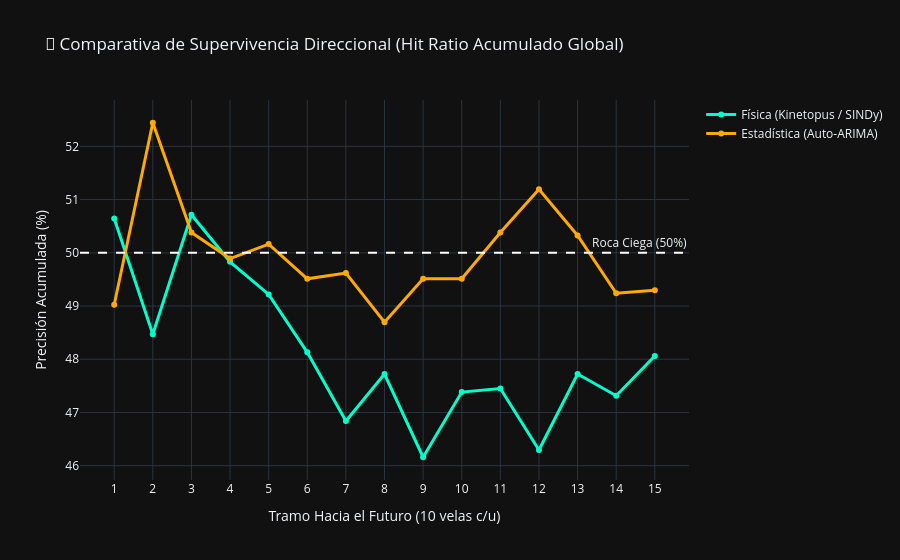

This figure's notebook cell:
### Markdown cell above
### 🥊 Módulo 6: Duelo de Titanes (SINDy vs Auto-ARIMA)\n
Aquí enfrentamos a la Física Computacional (Kinetopus) contra la Estadística Tradicional (Auto-ARIMA).\n
Cargamos ambas bases de datos simuladas bajo las mismas condiciones de aislamiento (Walk-Forward) y comparamos su Hit Ratio Acumulado global para ver en qué momento el modelo estadístico se rinde y se aplana, mientras que la física sigue la onda.

### Code cell
import os

db_sindy = 'macro_backtest_db.csv'
db_arima = 'macro_backtest_predictive_db.csv'

if os.path.exists(db_sindy) and os.path.exists(db_arima):
    df_s = pd.read_csv(db_sindy)
    df_a = pd.read_csv(db_arima)
    
    df_s = df_s[df_s['Validez'] == 'OK']
    df_a = df_a[df_a['Validez'] == 'OK']
    
    if not df_s.empty and not df_a.empty and 'CumHit_B1' in df_s.columns and 'CumHit_B1' in df_a.columns:
        cum_cols = [f'CumHit_B{i}' for i in range(1, 16)]
        
        # Promedio global de Hit Ratio por Tramo\n
        s_median = df_s[cum_cols].mean() * 100
        a_median = df_a[cum_cols].mean() * 100
        
        compare_df = pd.DataFrame({
            'Tramo_Futuro': range(1, 16),
            'SINDy_CumHit': s_median.values,
            'ARIMA_CumHit': a_median.values
        })
        
        fig = go.Figure()
        fig.add_trace(go.Scatter(x=compare_df['Tramo_Futuro'], y=compare_df['SINDy_CumHit'],
                                 mode='lines+markers', name='Física (Kinetopus / SINDy)', line=dict(color='#00ffcc', width=3)))
        fig.add_trace(go.Scatter(x=compare_df['Tramo_Futuro'], y=compare_df['ARIMA_CumHit'],
                                 mode='lines+markers', name='Estadística (Auto-ARIMA)', line=dict(color='#ffaa00', width=3)))
        
        fig.update_layout(title="🥊 Comparativa de Supervivencia Direccional (Hit Ratio Acumulado Global)",
                          xaxis_title="Tramo Hacia el Futuro (10 velas c/u)",
                          yaxis_title="Precisión Acumulada (%)",
                          template='plotly_dark')
        fig.add_hline(y=50, line_dash="dash", line_color="white", annotation_text="Roca Ciega (50%)")
        fig.update_xaxes(dtick=1)
        fig.show()
    else:
        print("⚠️ Las bases de datos no tienen las columnas necesarias o están vacías.")
else:
    print("⚠️ Aún no has generado la base de datos de ARIMA. Ve al Notebook 1C y córrelo.")

### Figure 1 — Plotly figure (JSON) as saved in the notebook; plotly's stock layout.template omitted (floating-point values rounded to 4 significant figures)
{"data": [{"line": {"color": "#00ffcc", "width": 3}, "mode": "lines+markers", "name": "Física (Kinetopus / SINDy)", "type": "scatter", "x": [1, 2, 3, 4, 5, 6, 7, 8, 9, 10, 11, 12, 13, 14, 15], "y": [50.65, 48.47, 50.71, 49.83, 49.22, 48.13, 46.84, 47.72, 46.16, 47.38, 47.45, 46.3, 47.72, 47.31, 48.06]}, {"line": {"color": "#ffaa00", "width": 3}, "mode": "lines+markers", "name": "Estadística (Auto-ARIMA)", "type": "scatter", "x": [1, 2, 3, 4, 5, 6, 7, 8, 9, 10, 11, 12, 13, 14, 15], "y": [49.02, 52.44, 50.38, 49.89, 50.16, 49.51, 49.62, 48.7, 49.51, 49.51, 50.38, 51.19, 50.33, 49.24, 49.29]}], "layout": {"annotations": [{"showarrow": false, "text": "Roca Ciega (50%)", "x": 1, "xanchor": "right", "xref": "x domain", "y": 50, "yanchor": "bottom", "yref": "y"}], "shapes": [{"line": {"color": "white", "dash": "dash"}, "type": "line", "x0": 0, "x1": 1, "xref": "x domain", "y0": 50, "y1": 50, "yref": "y"}], "title": {"text": "🥊 Comparativa de Supervivencia Direccional (Hit Ratio Acumulado Global)"}, "xaxis": {"dtick": 1, "title": {"text": "Tramo Hacia el Futuro (10 velas c/u)"}}, "yaxis": {"title": {"text": "Precisión Acumulada (%)"}}}}
